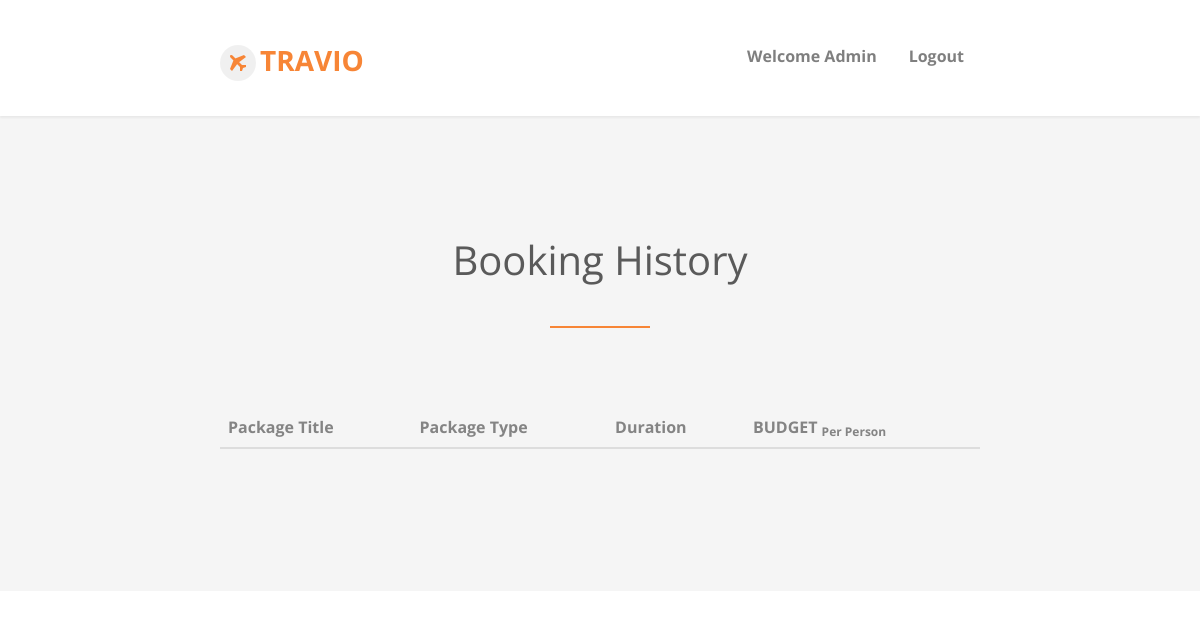
Before: /viewtour with the older database file.
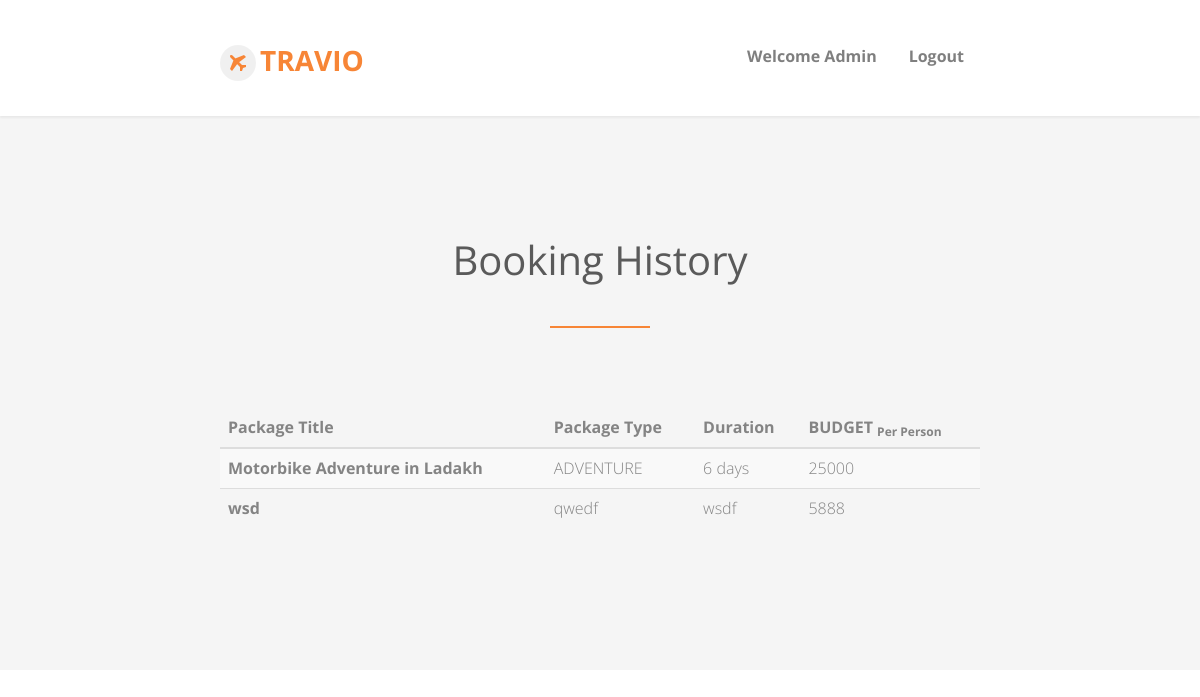
After: the same page with the newer database file.
### main/models.py (models this page shows)
class Package(models.Model):
    tourId = models.IntegerField(primary_key=True)
    packageTitle = models.CharField(max_length=100)
    bType = models.BooleanField(default=1)
    ADVENTURE = 'adventure'
    WILDLIFE = 'wildlife'
    PILGRIMAGE = 'pilgrimage'
    FAMILY = 'family'
    HONEYMOON = 'honeymoon'
    TYPE = [
        (ADVENTURE, 'Adventure'),
        (WILDLIFE, 'Wildlife'),
        (PILGRIMAGE, 'Pilgrimage'),
        (FAMILY, 'Family'),
        (HONEYMOON, 'Honeymoon'),
    ]
    type = models.CharField(
        max_length=32,
        choices=TYPE,
        default=ADVENTURE,
    )
    image1 = models.CharField(max_length=50, default='tour.jpg')
    image2 = models.CharField(max_length=50, default='tour.jpg')
    packageDesc = models.TextField()
    duration = models.CharField(max_length=50)
    price = models.IntegerField()
    disPrice = models.IntegerField(null=True)
    discount = models.BooleanField(null=True)

### main/views.py (the view)
# urls.py: path('viewtour', views.viewtour, name="viewtour"),
def viewtour(request):
    tour = Package.objects.all()
    return render(request, 'viewtour.html', {'tour': tour})

### templates/viewtour.html (shortened to what this page needs)
{% load static %}
<!DOCTYPE html>
<html class="no-js">
<head>
    {% include 'CSS.html' %}
</head>
<body>
    <div id="fh5co-wrapper">
        <div id="fh5co-page">
            <header id="fh5co-header-section" class="sticky-banner">
                <div class="container">
                    <div class="nav-header">
                        <h1 id="fh5co-logo"><a href="{% url 'adminpanel' %}"><i class="icon-airplane"></i>Travio</a></h1>
                        <nav id="fh5co-menu-wrap" role="navigation">
                            <ul class="sf-menu" id="fh5co-primary-menu">
                                <li><a>Welcome Admin</a></li>
                                <li><a href="{% url 'Logout' %}">Logout</a></li>
                            </ul>
                        </nav>
                    </div>
                </div>
            </header>
            <div id="fh5co-tours" class="fh5co-section-gray">
                <div class="container">
                    <div class="row">
                        <div class="col-md-8 col-md-offset-2 text-center heading-section animate-box">
                            <h3>Booking History</h3>
                        </div>
                    </div>
                    <table class="table table-striped">
                        <thead>
                          <tr>
                            <th scope="col">Package Title</th>
                            <th scope="col">Package Type</th>
                            <th scope="col">Duration</th>
                            <th scope="col">BUDGET <sub>Per Person</sub></th>
                          </tr>
                        </thead>
                        <tbody>
                        {% for t in tour %}
                          <tr>
                            <th scope="row">{{t.packageTitle}}</th>
                            <td>{{t.type}}</td>
                            <td>{{t.duration}}</td>
                            <td>{{t.price}}</td>
                          </tr>
                          {% endfor %}
                        </tbody>
                      </table>
                </div>
            </div>
        </div>
    </div>
</body>
</html>

### templates/CSS.html (shortened to what this page needs)
{% load static %}
<link rel="stylesheet" href="{% static 'css/animate.css' %}">
<link rel="stylesheet" href="{% static 'css/icomoon.css' %} ">
<link rel="stylesheet" href="{% static 'css/bootstrap.css' %}">
<link rel="stylesheet" href="{% static 'css/superfish.css' %}">
<link rel="stylesheet" href="{% static 'css/magnific-popup.css' %}">
<link rel="stylesheet" href="{% static 'css/bootstrap-datepicker.min.css' %}">
<link rel="stylesheet" href="{% static 'css/cs-select.css' %}">
<link rel="stylesheet" href="{% static 'css/cs-skin-border.css' %}">
<link rel="stylesheet" href="{% static 'css/style.css' %}">

### templates/JS.html (shortened to what this page needs)
{% load static %}

### static/css/icomoon.css (style rules this page uses)
[class^="icon-"], [class*=" icon-"] { font-family: 'icomoon' !important; speak: none; font-style: normal; font-weight: normal; font-variant: normal; text-transform: none; line-height: 1; -webkit-font-smoothing: antialiased; -moz-osx-font-smoothing: grayscale; }
.icon-airplane:before { content: "\eb6d"; }

### static/css/superfish.css (style rules this page uses)
.sf-menu, .sf-menu * { margin: 0; padding: 0; list-style: none; }
.sf-menu li { position: relative; }
.sf-menu > li { float: left; }
.sf-menu a { display: block; position: relative; }
.sf-menu { float: left; margin-bottom: 1em; }
.sf-menu a { border-left: 1px solid #fff; border-top: 1px solid #dFeEFF; border-top: 1px solid rgba(255,255,255,.5); padding: .75em 1em; text-decoration: none; zoom: 1; }
.sf-menu a { color: #13a; }
.sf-menu li { background: #BDD2FF; white-space: nowrap; *white-space: normal; -webkit-transition: background .2s; transition: background .2s; }

### static/css/style.css (style rules this page uses)
body { font-family: "Open Sans", Arial, sans-serif; line-height: 1.6; font-size: 16px; background: #fff; color: #848484; font-weight: 300; overflow-x: hidden; }
a { color: #F78536; -webkit-transition: 0.5s, ease; -o-transition: 0.5s, ease; transition: 0.5s, ease; }
p, ul, ol { margin-bottom: 1.5em; font-size: 16px; color: #848484; font-family: "Open Sans", Arial, sans-serif; }
h1, h2, h3, h4, h5, h6 { color: #5a5a5a; font-family: "Open Sans", Arial, sans-serif; font-weight: 400; margin: 0 0 30px 0; }
.stuck { position: fixed !important; top: 0 !important; -webkit-box-shadow: 0 2px 2px rgba(0, 0, 0, 0.05); -moz-box-shadow: 0 2px 2px rgba(0, 0, 0, 0.05); -ms-box-shadow: 0 2px 2px rgba(0, 0, 0, 0.05); -o-box-shadow: 0 2px 2px rgba(0, 0, 0, 0.05); box-shadow: 0 2px 2px rgba(0, 0, 0, 0.05); }
.sf-menu { margin: 7px 0 0 0 !important; }
.sf-menu { float: right; }
.sf-menu a { color: rgba(0, 0, 0, 0.5); padding: 0.75em 1em !important; font-weight: normal; border-left: none; border-top: none; border-top: none; text-decoration: none; zoom: 1; font-size: 16px; border-bottom: none !important; font-weight: bold; }
.sf-menu li, .sf-menu ul li, .sf-menu ul ul li, .sf-menu li:hover, .sf-menu li.sfHover { background: transparent; }
#fh5co-header-section { padding: 0; position: relative; left: 0; width: 100%; z-index: 1022; background: #fff; }
.nav-header { position: relative; float: left; width: 100%; }
#fh5co-logo { position: relative; z-index: 2; font-size: 28px; text-transform: uppercase; margin-top: 35px; font-weight: 700; float: left; padding-left: 40px; }
#fh5co-logo i { position: absolute; top: 0; left: 0; font-size: 16px; color: #F78536; background: rgba(0, 0, 0, 0.06); padding: 10px; -webkit-border-radius: 50%; -moz-border-radius: 50%; -ms-border-radius: 50%; border-radius: 50%; }
#fh5co-logo a { color: #F78536; }
#fh5co-menu-wrap { position: relative; z-index: 2; display: block; float: right; margin-top: 15px; }
#fh5co-menu-wrap .sf-menu a { padding: 1em .75em; }
#fh5co-work-section, #fh5co-car, #fh5co-blog-section, #fh5co-features, #fh5co-tours, #fh5co-testimonial, .fh5co-content-section { padding: 7em 0; }
.fh5co-section-gray { background: rgba(0, 0, 0, 0.04); }
.heading-section { padding-bottom: 1em; margin-bottom: 5em; }
.heading-section:after { position: absolute; content: ''; bottom: 0; left: 50%; width: 100px; margin-left: -50px; height: 2px; background: #F78536; }
.heading-section h3 { font-size: 40px; font-weight: 400; position: relative; }
.js .animate-box { opacity: 0; }
#fh5co-wrapper { overflow-x: hidden; position: relative; }
#fh5co-page { position: relative; -webkit-transition: 0.5s; -o-transition: 0.5s; transition: 0.5s; }
#offcanvas-menu { position: fixed; top: 0; bottom: 0; z-index: 99; background: #222; right: -240px; width: 240px; padding: 20px; overflow-y: scroll !important; display: none; }
#offcanvas-menu ul { padding: 0; margin: 0; }
#offcanvas-menu ul li { padding: 0; margin: 0 0 10px 0; list-style: none; }
#offcanvas-menu ul li a { font-size: 18px; color: rgba(255, 255, 255, 0.4); }

### templates/viewtour.html (style rules this page uses)
.container { margin: auto; width: 65%; padding: 10px; }

Changed rows visible on the page:
added Package: packageTitle "Motorbike Adventure in Ladakh", type "ADVENTURE", duration "6 days", price "25000"
added Package: packageTitle "wsd", type "qwedf", duration "wsdf", price "5888"
